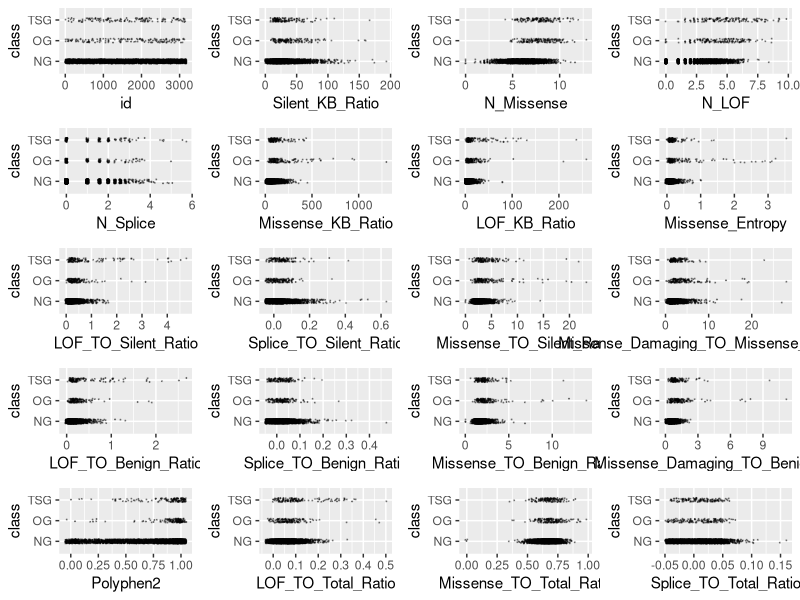
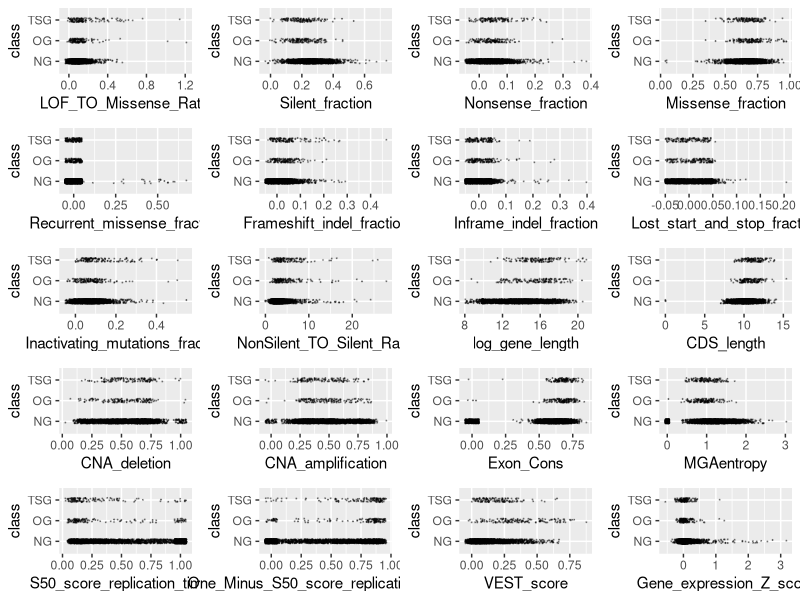
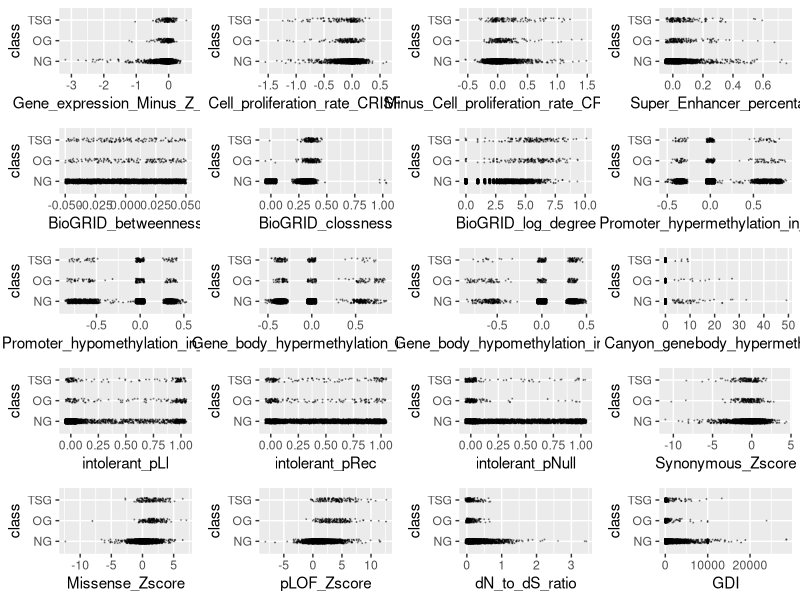
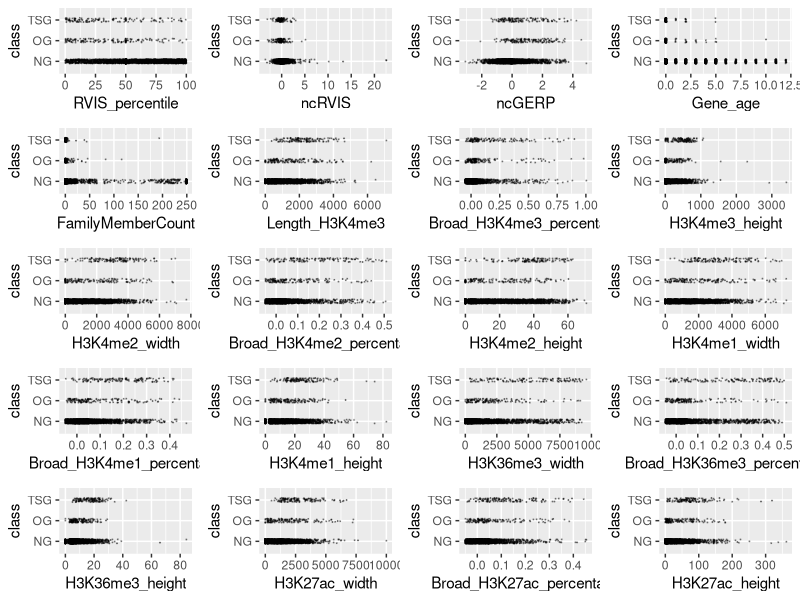
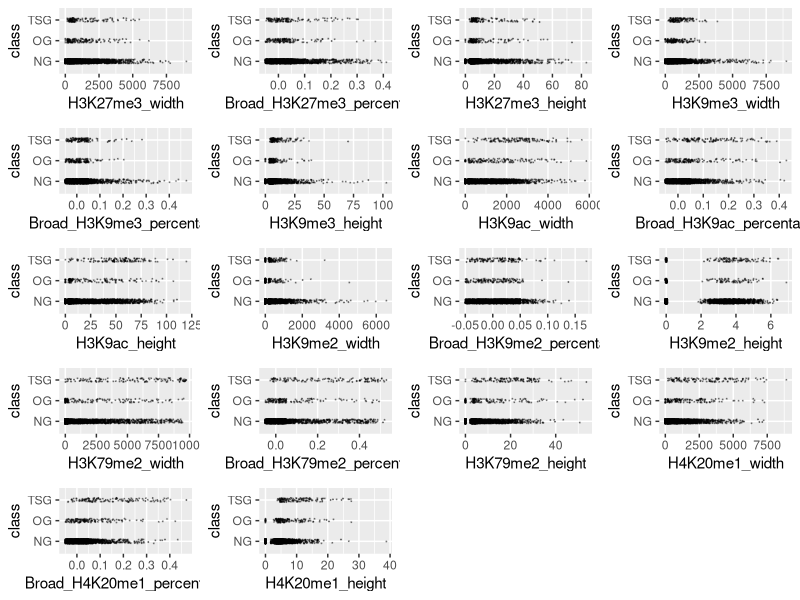
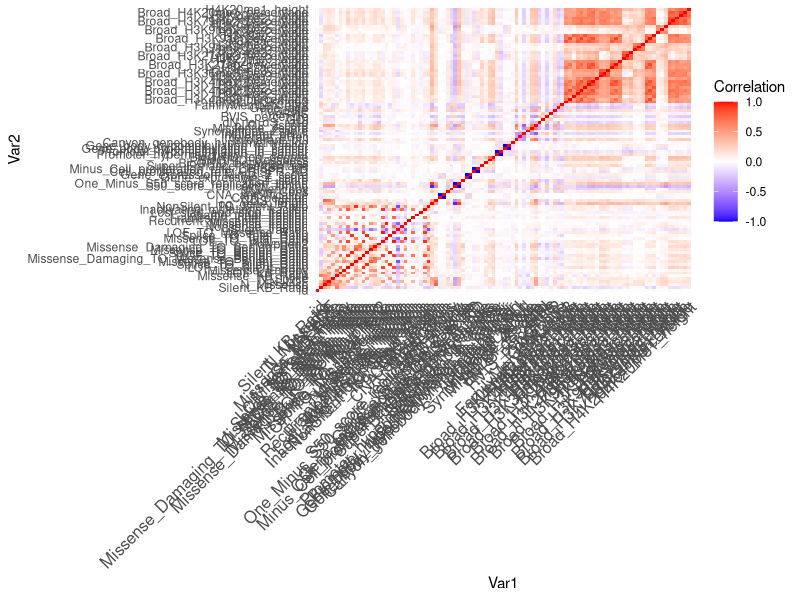
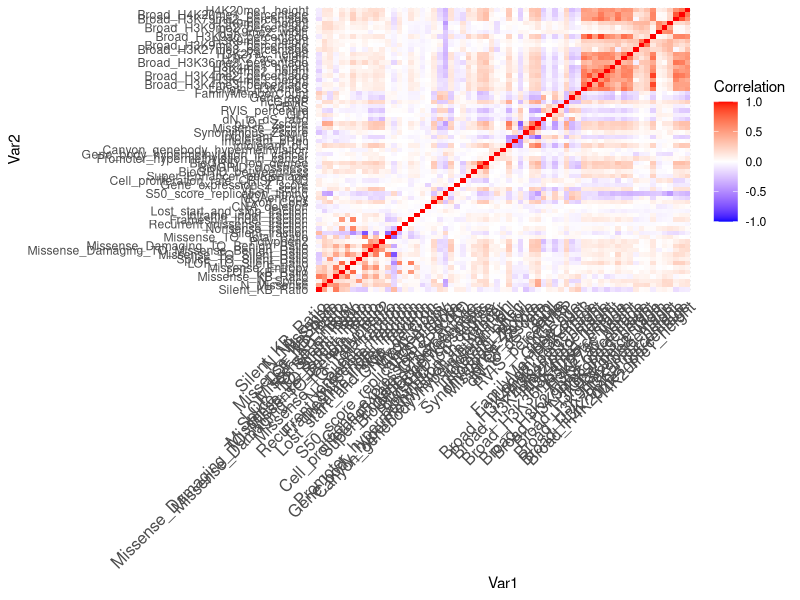
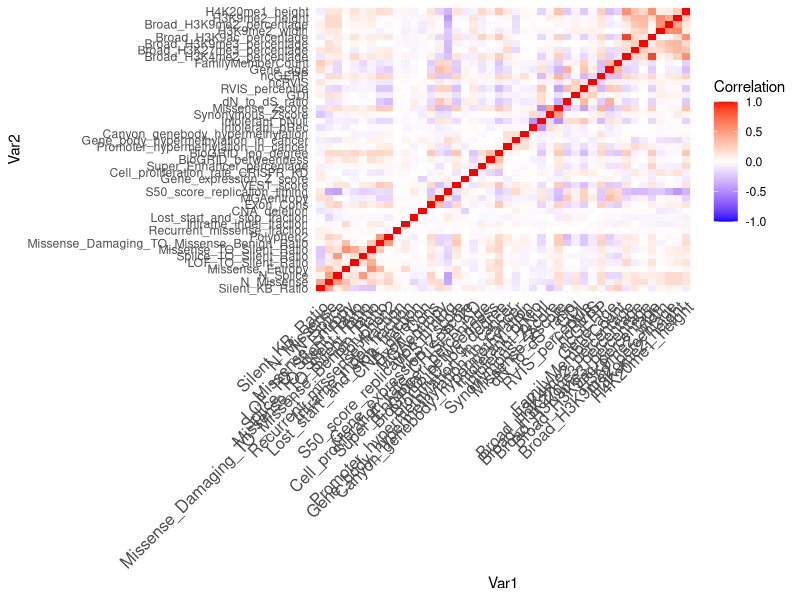

These figures' R source, in order:
## ---- chunk 1
knitr::opts_chunk$set(echo = TRUE, comment = NA)
## ---- chunk 2
training <- read.csv("training.csv", stringsAsFactors = TRUE)
training$class <- factor(training$class)
levels(training$class) <- c("NG", "OG", "TSG")
# Create an outlier function
outlier <- function(data) {
  low <- mean(data) - 3 * sd(data)
  high <- mean(data) + 3 * sd(data)
  which(data < low | data > high)
}
# library(ggplot2)
# scatter <- function(var) {
#   ggplot(training, aes_string(var, "class")) +
#     geom_jitter(width = 0.05, height = 0.1, size = 0.1,
#                 colour = rgb(0, 0, 0, alpha = 1 / 3))
# }
# scat_plot <- lapply(names(training)[-99], scatter)
# library(gridExtra)
# grid.arrange(grobs = scat_plot[1:20], ncol = 4)
# grid.arrange(grobs = scat_plot[21:40], ncol = 4)
# grid.arrange(grobs = scat_plot[41:60], ncol = 4)
# grid.arrange(grobs = scat_plot[61:80], ncol = 4)
# grid.arrange(grobs = scat_plot[81:98], ncol = 4)
outliers <- table(unlist(lapply(training[,-99], outlier)))
outlier_index <- sort(outliers, decreasing = TRUE)
# Remove 50 most common outliers (i.e. outliers across multiple predictors)
training <- training[-as.numeric(names(outlier_index)[1:50]),]

# The below variables had outstanding outliers which we chose to remove
sort(training$Missense_TO_Silent_Ratio, decreasing = TRUE)[1:10]
training <- training[-which(training$Missense_TO_Silent_Ratio > 100), ]
sort(training$Missense_KB_Ratio, decreasing = TRUE)[1:10]
training <- training[-which(training$Missense_KB_Ratio > 2000), ]
sort(training$LOF_TO_Silent_Ratio, decreasing = TRUE)[1:10]
training <- training[-which(training$LOF_TO_Silent_Ratio > 5), ]
sort(training$Gene_expression_Z_score, decreasing = TRUE)[1:10]
training <- training[-which(training$Gene_expression_Z_score > 4), ]
sort(training$dN_to_dS_ratio, decreasing = TRUE)[1:10]
training <- training[-which(training$dN_to_dS_ratio > 5),]
sort(training$Silent_KB_Ratio, decreasing = TRUE)[1:10]
training <- training[-which(training$Silent_KB_Ratio > 200), ]
sort(training$Lost_start_and_stop_fraction, decreasing = TRUE)[1:10]
training <- training[-which(training$Lost_start_and_stop_fraction > 0.2),]
sort(training$Synonymous_Zscore, decreasing = FALSE)[1:10]
training <- training[-which(training$Synonymous_Zscore < -15), ]
numeric_training <- training[,-99]

# Lots of zeroes for some observations, so removed those observations with quite a few zeroes across predictor variables
n_zeroes <- rep(NA, nrow(numeric_training))

for(i in seq_len(nrow(numeric_training))){
  row_i_zeroes <- 0
  for(j in seq_len(ncol(numeric_training))){
    if(round(numeric_training[i,j], digits = 5) == 0){
      row_i_zeroes <- row_i_zeroes + 1
    }
  }
  n_zeroes[i] <- row_i_zeroes
}
training <- training[n_zeroes <= ncol(training) / 2, ]
## ---- chunk 3
library(ggplot2)
scatter <- function(var) {
  ggplot(training, aes_string(var, "class")) +
    geom_jitter(width = 0.05, height = 0.1, size = 0.1,
                colour = rgb(0, 0, 0, alpha = 1 / 3))
}
scat_plot <- lapply(names(training)[-99], scatter)
library(gridExtra)
grid.arrange(grobs = scat_plot[1:20], ncol = 4)
grid.arrange(grobs = scat_plot[21:40], ncol = 4)
grid.arrange(grobs = scat_plot[41:60], ncol = 4)
grid.arrange(grobs = scat_plot[61:80], ncol = 4)
grid.arrange(grobs = scat_plot[81:98], ncol = 4)
## ---- chunk 4
library(dplyr)
#function to calculate wca
score <- function (conf_mat) {
  # Diagonal of matrix corresponds to correctly predicted classes
  print(sum(diag(conf_mat) * c(1, 20, 20)))
  print(sum(diag(conf_mat) * c(1, 20, 20)) / sum(apply(conf_mat, 2, sum) * c(1, 20, 20)))
}

# Set new threshold to account for unbalanced data
classify <- function(probs, k) {
  if (any(probs[2:3] > k)) {
    subset <- probs[2:3]
    output <- which(subset == max(subset))
    if (length(output) > 1) {
        output <- sample(1:2, 1)
    }
  } else {
    output <- 0
  }
  output
}
## ---- chunk 5
library(dplyr)
library(caret)
set.seed(12)
# sig <- logical(98)
# names(sig) <- names(training)[-99]
# k <- 1
# diffs <- logical(98)
# for (var in names(training)[-99]) {
#   model <- aov(training[[var]] ~ factor(training$class))
#   sig[k] <- summary(model)[[1]][1, 5]
#   diffs[k] <- all(TukeyHSD(model)$`factor(training$class)`[, 4] < 0.05 / 98)
#   k <- k + 1
# }
# sort(sig[diffs])
score <- function (conf_mat) {
  sum(diag(conf_mat) * c(1, 20, 20)) / sum(apply(conf_mat, 2, sum) * c(1, 20, 20))
}

# sig_terms <- names(sort(sig[diffs]))
# combo_terms <- table(c(terms, sig_terms)) == 2
# final_terms <- names(combo_terms[combo_terms])
# term_mat <- cor(training %>% select(all_of(final_terms)))
# ind_terms <- final_terms[-c(1, 3, 4, 5, 10, 11, 13, 14, 15, 17)]

vars <- training
cor_mtx <- round(cor(vars[, names(vars) != "class"]), 2)
library(reshape2)
melted_cor_mtx <- melt(cor_mtx)
cor_heatmap <- ggplot(data = melted_cor_mtx, aes(x = Var1, y = Var2, fill = value)) + geom_tile()
cor_heatmap <- cor_heatmap +
  scale_fill_gradient2(low = "blue", high = "red", mid = "white",
                       midpoint = 0, limit = c(-1, 1), space = "Lab", name="Correlation") + 
  theme_minimal() +
  theme(axis.text.x = element_text(angle = 45, vjust = 1, size = 12, hjust = 1))
cor_heatmap

which(abs(cor_mtx) > 0.75, arr.ind = TRUE)
# Eliminate all but one of a set of variables highly correlated with one another
correlated <- c("id", "N_LOF", "CDS_length", "LOF_TO_Benign_Ratio",
                "LOF_TO_Total_Ratio", "LOF_TO_Missense_Ratio",
                "Inactivating_mutations_fraction", "Splice_TO_Benign_Ratio",
                "Splice_TO_Total_Ratio", "Missense_TO_Benign_Ratio",
                "NonSilent_TO_Silent_Ratio", "Missense_fraction",
                "One_Minus_S50_score_replication_timing", "CNA_amplification",
                "Gene_expression_Minus_Z_score", "log_gene_length",
                "Minus_Cell_proliferation_rate_CRISPR_KD",
                "Promoter_hypomethylation_in_cancer",
                "Gene_body_hypomethylation_in_cancer",
                "H3K4me2_width", "H3K9ac_width", "H3K9ac_height",
                "Broad_H3K4me1_percentage",
                "Broad_H3K27ac_percentage", "H3K4me1_width",
                "H3K36me3_width", "H3K36me3_height",
                "H3K27me3_width", "H3K27me3_height", "H3K9me3_width",
                "H3K79me2_width", "H3K79me2_height", "H4K20me1_width")
vars <- vars[, !(names(training) %in% correlated)]
cor_mtx <- round(cor(vars[, names(vars) != "class"]), 2)
melted_cor_mtx <- melt(cor_mtx)
cor_heatmap <- ggplot(data = melted_cor_mtx, aes(x = Var1, y = Var2, fill = value)) + geom_tile()
cor_heatmap <- cor_heatmap +
  scale_fill_gradient2(low = "blue", high = "red", mid = "white",
                       midpoint = 0, limit = c(-1, 1), space = "Lab", name="Correlation") + 
  theme_minimal() +
  theme(axis.text.x = element_text(angle = 45, vjust = 1, size = 12, hjust = 1))
cor_heatmap


which(abs(cor_mtx) > 0.6, arr.ind = TRUE)
# Eliminate all but one of a set of variables highly correlated with one another
second_correlated <- c("Missense_KB_Ratio", "LOF_KB_Ratio", "Nonsense_fraction",
                       "Frameshift_indel_fraction",
                       "Missense_Damaging_TO_Benign_Ratio",
                       "Missense_TO_Total_Ratio", "Silent_fraction",
                       "BioGRID_clossness", "pLOF_Zscore",
                       "Length_H3K4me3", "Broad_H3K4me3_percentage","H3K4me2_height",
                       "H3K4me3_height", "H3K27ac_width", "H3K27ac_height",
                       "H3K4me1_height", "H3K9me3_height",
                       "Broad_H3K79me2_percentage", "intolerant_pLI",
                       "Broad_H4K20me1_percentage", "Broad_H3K36me3_percentage")

vars <- vars[, !(names(vars) %in% second_correlated)]

cor_mtx <- round(cor(vars[, names(vars) != "class"]), 2)
library(reshape2)
melted_cor_mtx <- melt(cor_mtx)
cor_heatmap <- ggplot(data = melted_cor_mtx, aes(x = Var1, y = Var2, fill = value)) + geom_tile()
cor_heatmap <- cor_heatmap +
  scale_fill_gradient2(low = "blue", high = "red", mid = "white",
                       midpoint = 0, limit = c(-1, 1), space = "Lab", name="Correlation") + 
  theme_minimal() +
  theme(axis.text.x = element_text(angle = 45, vjust = 1, size = 12, hjust = 1))
cor_heatmap

set.seed(12)
mn <- nnet::multinom(class ~ ., data = vars, model = TRUE)
tidymn <- broom::tidy(mn) %>% arrange(p.value)
tidymn <- tidymn %>% filter(p.value < 0.05 / nrow(tidymn))
terms <- unique(tidymn$term)[-1]
terms

library(dplyr)
cor_mtx <- round(cor(vars[, names(vars) %in% terms]), 2)
library(reshape2)
melted_cor_mtx <- melt(cor_mtx)
cor_heatmap <- ggplot(data = melted_cor_mtx, aes(x = Var1, y = Var2, fill = value, cex.axis = 0.5)) + geom_tile()
cor_heatmap <- cor_heatmap +
  scale_fill_gradient2(low = "blue", high = "red", mid = "white",
                       midpoint = 0, limit = c(-1, 1), space = "Lab", name="Correlation") + 
  theme_minimal() +
  theme(axis.text.x = element_text(angle = 45, vjust = 1, size = 4, hjust = 1)) +
  theme(axis.text.y = element_text(angle = 0, vjust = 1, size = 4, hjust = 1))
cor_heatmap
terms <- terms[terms != "Broad_H3K4me2_percentage"]

cor_mtx <- round(cor(vars[, names(vars) %in% terms]), 2)
library(reshape2)
melted_cor_mtx <- melt(cor_mtx)
cor_heatmap <- ggplot(data = melted_cor_mtx, aes(x = Var1, y = Var2, fill = value, cex.axis = 0.5)) + geom_tile()
cor_heatmap <- cor_heatmap +
  scale_fill_gradient2(low = "blue", high = "red", mid = "white",
                       midpoint = 0, limit = c(-1, 1), space = "Lab", name="Correlation") + 
  theme_minimal() +
  theme(axis.text.x = element_text(angle = 45, vjust = 1, size = 4, hjust = 1)) +
  theme(axis.text.y = element_text(angle = 0, vjust = 1, size = 4, hjust = 1))
cor_heatmap
## ---- chunk 6
vars <- training %>% select(all_of(terms), class)
set.seed(98764)
thresh_list <- list()
length(thresh_list) <- 10
j <- 1
# for() loop to validate post cross-validation with WCA and varying thresholds
for (rand in ceiling(runif(10, min = 1, max = 10000000))) {
  set.seed(rand)
  vars_split <- createDataPartition(vars$class, p = 0.8, list = FALSE)
  vars_train <- vars[vars_split, ]
  vars_test <- vars[-vars_split, ]
  
  train_cont <- trainControl(method = "cv", number = 5, classProbs = TRUE, savePredictions = TRUE)
  lda_ft <- train(class ~ ., data = vars_train, method = "lda", preProc = c("center", "scale"),
                  trControl = train_cont)
  preds <- predict(lda_ft, newdata = vars_test, type = "prob")
  scores <- numeric(100)
  for (i in seq(from = 0.001, to = 0.1, by = 0.001)) {
    lda_mod <- table("pred"=apply(preds, 1, classify, k = i), "obs" = vars_test$class)
    lda_mod
    scores[i*1000] <- score(lda_mod)
  }
  thresh_list[[j]] <- scores
  j <- j + 1
}

# Plot WCA as a function of threshold for various seeds to see best threshold
thresh_vals <- c(0.001, 0.0025, 0.005, 0.01, 0.025, 0.05, 0.1)
plot(thresh_list[[1]] ~ seq(from = 0.001, to = 0.1, by = 0.001),
     type = "l", ylim = c(0.6, 0.9), col = rgb(0, 0, 0, alpha = 0.5),
     xaxt = "n", ylab = "WCA Percentage",
     main = "WCA vs. Threshold for Different Seeds",
     xlab = "Threshold for Choosing Between (0) and (1 and 2)", las = 2)
for (i in 2:10) {
  red <- 0
  green <- 0
  blue <- 0
  if (i %% 4 == 1) {red <- 0.5}
  if (i %% 4 == 2) {green <- 0.5}
  if (i %% 4 == 3) {blue <- 0.5}
  lines(seq(from = 0.001, to = 0.1, by = 0.001), thresh_list[[i]],
        col = rgb(red, green, blue, alpha = 0.5))
  
}
abline(v = thresh_vals, col = rgb(0, 0, 0, alpha = 0.5))
points(unlist(lapply(thresh_list, which.max)) * 0.001, unlist(lapply(thresh_list, max)),
       pch = 19, cex = 0.5)
axis(side = 1, at = thresh_vals, cex.axis = 0.75, las = 2)
best_thresh <- unlist(lapply(thresh_list, which.max))
median(best_thresh * 0.001)
thresh_val_scores <- matrix(nrow = 10, ncol = length(thresh_vals))
colnames(thresh_val_scores) <- thresh_vals
for (i in 1:10) {
  thresh_val_scores[i, ] <- thresh_list[[i]][thresh_vals * 1000]
}
apply(thresh_val_scores, 2, mean)
# Use threshold of 0.005 for determining when to classify as OG or TSG (highest peak)
set.seed(1248)
vars_split <- createDataPartition(vars$class, p = 0.8, list = FALSE)
vars_train <- vars[vars_split, ]
vars_test <- vars[-vars_split, ]
train_cont <- trainControl(method = "cv", number = 5,
                           classProbs = TRUE, savePredictions = TRUE)
lda_ft <- train(class ~ ., data = vars_train, method = "lda",
                preProc = c("center", "scale"), trControl = train_cont)
preds <- predict(lda_ft, newdata = vars_test, type = "prob")
lda_mod <- table("pred" = apply(preds, 1, classify, k = 0.005),
                 "obs" = vars_test$class)
lda_mod
score(lda_mod)
## ---- chunk 7
# Write prediction model on test data
tests <- read.csv("test.csv")
preds <- predict(lda_ft, newdata = tests, type = "prob")
preds <- apply(preds, 1, classify, k = 0.005)
names(preds) <- tests$id
csv_file <- data.frame(id = tests$id,
                       class = preds)
write.csv(csv_file, "modelpredictions13_pt4.csv", row.names = FALSE)
best_mod <- read.csv("modelpredictions13_pt3.csv")
table("Best Model" = best_mod$class, csv_file$class)
mean(best_mod$class == csv_file$class)
